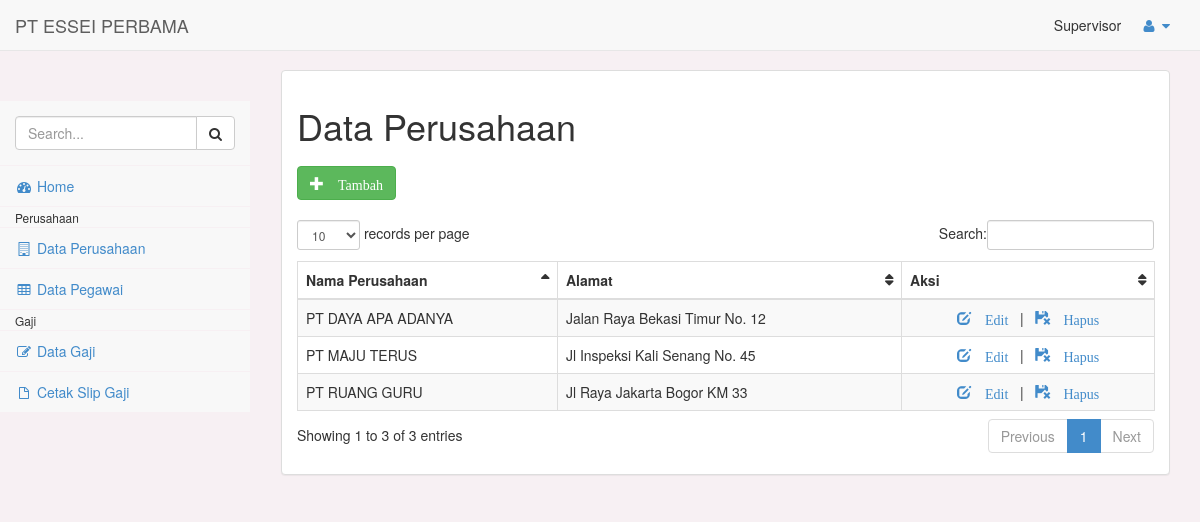
Screenshot of /pages/index.php?p=perusahaan (signed in) with the database file from the repository.
### tables this page shows
CREATE TABLE `perusahaan` (
  `id_perusahaan` int(11) NOT NULL,
  `nama` varchar(200) NOT NULL,
  `alamat` text NOT NULL
);

### pages/perusahaan/perusahaan.php (the view, shortened to what this page needs)
<?php
include_once '_part/koneksi.php';
$page = isset($_GET['page']) ? $_GET['page'] : 'list';
switch ($page) {
case 'list':
?>
<h1>Data Perusahaan</h1>
<div class="row" style="margin: 20px auto;">
  <a href="index.php?p=perusahaan&page=entri" class="btn btn-success"><span class="glyphicon glyphicon-plus"> Tambah</span></a>
</div>
<table id="example" class="table table-striped table-bordered">
  <thead>
    <tr>
      <th>Nama Perusahaan</th>
      <th>Alamat</th>
      <th>Aksi</th>
    </tr>
  </thead>
  <tbody>
	<?php
		$sql = "SELECT * FROM perusahaan";
    $row = $koneksi->prepare($sql);
    $row->execute();
    $hasil = $row->fetchAll(PDO::FETCH_OBJ);
		foreach($hasil as $isi){
	?>
    <tr>
      <td><?= $isi->nama;?></td>
      <td><?= $isi->alamat;?></td>
      <td align="center">
        <a href="index.php?p=perusahaan&page=edit&id=<?= $isi->id_perusahaan ?>"><i class="glyphicon glyphicon-edit"> Edit</i></a>
        &nbsp;&nbsp;|&nbsp;&nbsp;
        <a href="perusahaan/aksi_perusahaan.php?id=<?= $isi->id_perusahaan ?>" onclick="return confirm('Yakin Hapus ?')"><i class="glyphicon glyphicon-floppy-remove"> Hapus</i></a>
      </td>
    </tr>
	<?php } ?>
  </tbody>
</table>
<?php
break;
?>
<?php
}
?>

### assets/css/sb-admin.css (style rules this page uses)
body { padding-top: 100px; background-color: #f7f0f3; }
@media (min-width:768px) { body { padding-top: 50px; } }
table.dataTable thead .sorting, table.dataTable thead .sorting_asc, table.dataTable thead .sorting_desc, table.dataTable thead .sorting_asc_disabled, table.dataTable thead .sorting_desc_disabled { background: transparent; }
table.dataTable thead .sorting_asc:after { content: "\f0de"; float: right; font-family: fontawesome; }
table.dataTable thead .sorting:after { content: "\f0dc"; float: right; font-family: fontawesome; color: f7f0f3; }

### rows the page displays
perusahaan: nama "PT DAYA APA ADANYA", alamat "Jalan Raya Bekasi Timur No. 12"
perusahaan: nama "PT MAJU TERUS", alamat "Jl Inspeksi Kali Senang No. 45"
perusahaan: nama "PT RUANG GURU", alamat "Jl Raya Jakarta Bogor KM 33"

### other values shown
$_SESSION['nama'] "Supervisor"
